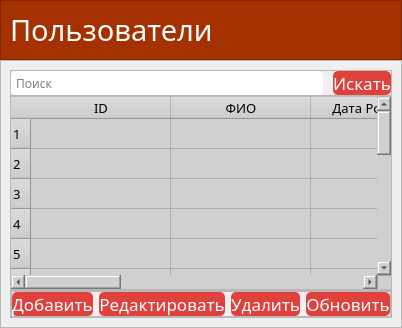
         <widget class="QWidget" name="accounts">
          <property name="font">
           <font>
            <family>Montserrat Medium</family>
           </font>
          </property>
          <layout class="QVBoxLayout" name="verticalLayout_11">
           <property name="spacing">
            <number>0</number>
           </property>
           <property name="leftMargin">
            <number>0</number>
           </property>
           <property name="topMargin">
            <number>0</number>
           </property>
           <property name="rightMargin">
            <number>0</number>
           </property>
           <property name="bottomMargin">
            <number>0</number>
           </property>
           <item>
            <widget class="QFrame" name="title_accounts">
             <property name="maximumSize">
              <size>
               <width>16777215</width>
               <height>100</height>
              </size>
             </property>
             <property name="styleSheet">
              <string notr="true">background-color: rgb(166, 49, 0);</string>
             </property>
             <property name="frameShape">
              <enum>QFrame::StyledPanel</enum>
             </property>
             <property name="frameShadow">
              <enum>QFrame::Raised</enum>
             </property>
             <layout class="QVBoxLayout" name="verticalLayout_12">
              <item>
               <widget class="QLabel" name="title_5">
                <property name="font">
                 <font>
                  <family>Montserrat Medium</family>
                  <pointsize>22</pointsize>
                 </font>
                </property>
                <property name="styleSheet">
                 <string notr="true">color: #ffffff;</string>
                </property>
                <property name="text">
                 <string>Пользователи</string>
                </property>
               </widget>
              </item>
             </layout>
            </widget>
           </item>
           <item>
            <widget class="QFrame" name="window_admin_3">
             <property name="maximumSize">
              <size>
               <width>16777215</width>
               <height>700</height>
              </size>
             </property>
             <property name="frameShape">
              <enum>QFrame::StyledPanel</enum>
             </property>
             <property name="frameShadow">
              <enum>QFrame::Raised</enum>
             </property>
             <layout class="QVBoxLayout" name="verticalLayout_118">
              <property name="spacing">
               <number>0</number>
              </property>
              <item>
               <widget class="QFrame" name="frame_58">
                <property name="maximumSize">
                 <size>
                  <width>16777215</width>
                  <height>60</height>
                 </size>
                </property>
                <property name="frameShape">
                 <enum>QFrame::StyledPanel</enum>
                </property>
                <property name="frameShadow">
                 <enum>QFrame::Raised</enum>
                </property>
                <layout class="QHBoxLayout" name="horizontalLayout_113">
                 <property name="spacing">
                  <number>10</number>
                 </property>
                 <property name="leftMargin">
                  <number>0</number>
                 </property>
                 <property name="topMargin">
                  <number>0</number>
                 </property>
                 <property name="rightMargin">
                  <number>0</number>
                 </property>
                 <property name="bottomMargin">
                  <number>0</number>
                 </property>
                 <item>
                  <widget class="QLineEdit" name="text_search_admin_3">
                   <property name="maximumSize">
                    <size>
                     <width>855</width>
                     <height>40</height>
                    </size>
                   </property>
                   <property name="styleSheet">
                    <string notr="true">color: rgb(0, 0, 0);
background-color: rgb(255, 255, 255);
border-radius: 5px;
font: 57 13pt &quot;Montserrat Medium&quot;;</string>
                   </property>
                   <property name="dragEnabled">
                    <bool>false</bool>
                   </property>
                   <property name="readOnly">
                    <bool>false</bool>
                   </property>
                   <property name="placeholderText">
                    <string> Поиск</string>
                   </property>
                  </widget>
                 </item>
                 <item>
                  <widget class="QPushButton" name="btn_search_admin_3">
                   <property name="maximumSize">
                    <size>
                     <width>210</width>
                     <height>40</height>
                    </size>
                   </property>
                   <property name="font">
                    <font>
                     <family>Montserrat Medium</family>
                     <pointsize>13</pointsize>
                     <weight>7</weight>
                     <italic>false</italic>
                     <bold>false</bold>
                    </font>
                   </property>
                   <property name="styleSheet">
                    <string notr="true">QPushButton{
background-color: rgb(224, 65, 61);
color: #fff;
border-radius: 5px;
	font: 57 13pt &quot;Montserrat Medium&quot;;
}

QPushButton:hover{
background-color: rgb(204, 5, 0);
}</string>
                   </property>
                   <property name="text">
                    <string>Искать</string>
                   </property>
                  </widget>
                 </item>
                </layout>
               </widget>
              </item>
              <item>
               <widget class="QFrame" name="visits_5">
                <property name="maximumSize">
                 <size>
                  <width>16777215</width>
                  <height>550</height>
                 </size>
                </property>
                <property name="font">
                 <font>
                  <family>Montserrat Medium</family>
                 </font>
                </property>
                <property name="frameShape">
                 <enum>QFrame::StyledPanel</enum>
                </property>
                <property name="frameShadow">
                 <enum>QFrame::Raised</enum>
                </property>
                <layout class="QVBoxLayout" name="verticalLayout_119">
                 <property name="spacing">
                  <number>0</number>
                 </property>
                 <property name="leftMargin">
                  <number>0</number>
                 </property>
                 <property name="topMargin">
                  <number>0</number>
                 </property>
                 <property name="rightMargin">
                  <number>0</number>
                 </property>
                 <property name="bottomMargin">
                  <number>0</number>
                 </property>
                 <item>
                  <widget class="QTableWidget" name="table_visits_5">
                   <property name="font">
                    <font>
                     <family>Montserrat Medium</family>
                     <pointsize>10</pointsize>
                     <weight>7</weight>
                     <italic>false</italic>
                     <bold>false</bold>
                    </font>
                   </property>
                   <property name="styleSheet">
                    <string notr="true">background-color: rgb(208, 208, 208); 
color: black;
border: 0;
alternate-background-color: #606060;
selection-background-color: #282828;
font: 57 10pt &quot;Montserrat Medium&quot;;
</string>
                   </property>
                   <property name="sortingEnabled">
                    <bool>true</bool>
                   </property>
                   <property name="rowCount">
                    <number>17</number>
                   </property>
                   <property name="columnCount">
                    <number>7</number>
                   </property>
                   <attribute name="horizontalHeaderCascadingSectionResizes">
                    <bool>false</bool>
                   </attribute>
                   <attribute name="horizontalHeaderDefaultSectionSize">
                    <number>140</number>
                   </attribute>
                   <attribute name="horizontalHeaderShowSortIndicator" stdset="0">
                    <bool>true</bool>
                   </attribute>
                   <attribute name="horizontalHeaderStretchLastSection">
                    <bool>true</bool>
                   </attribute>
                   <attribute name="verticalHeaderCascadingSectionResizes">
                    <bool>false</bool>
                   </attribute>
                   <attribute name="verticalHeaderDefaultSectionSize">
                    <number>30</number>
                   </attribute>
                   <row/>
                   <row/>
                   <row/>
                   <row/>
                   <row/>
                   <row/>
                   <row/>
                   <row/>
                   <row/>
                   <row/>
                   <row/>
                   <row/>
                   <row/>
                   <row/>
                   <row/>
                   <row/>
                   <row/>
                   <column>
                    <property name="text">
                     <string>ID</string>
                    </property>
                   </column>
                   <column>
                    <property name="text">
                     <string>ФИО</string>
                    </property>
                   </column>
                   <column>
                    <property name="text">
                     <string>Дата Рождения</string>
                    </property>
                   </column>
                   <column>
                    <property name="text">
                     <string>Дата Регистрация</string>
                    </property>
                   </column>
                   <column>
                    <property name="text">
                     <string>Логин</string>
                    </property>
                   </column>
                   <column>
                    <property name="text">
                     <string>Телефон</string>
                    </property>
                   </column>
                   <column>
                    <property name="text">
                     <string>Email</string>
                    </property>
                   </column>
                  </widget>
                 </item>
                </layout>
               </widget>
              </item>
              <item>
               <widget class="QFrame" name="frame_59">
                <property name="maximumSize">
                 <size>
                  <width>16777215</width>
                  <height>100</height>
                 </size>
                </property>
                <property name="font">
                 <font>
                  <kerning>false</kerning>
                 </font>
                </property>
                <property name="frameShape">
                 <enum>QFrame::StyledPanel</enum>
                </property>
                <property name="frameShadow">
                 <enum>QFrame::Raised</enum>
                </property>
                <layout class="QHBoxLayout" name="horizontalLayout_114">
                 <property name="spacing">
                  <number>0</number>
                 </property>
                 <property name="leftMargin">
                  <number>0</number>
                 </property>
                 <property name="topMargin">
                  <number>0</number>
                 </property>
                 <property name="rightMargin">
                  <number>0</number>
                 </property>
                 <property name="bottomMargin">
                  <number>0</number>
                 </property>
                 <item>
                  <widget class="QFrame" name="frame_60">
                   <property name="maximumSize">
                    <size>
                     <width>300</width>
                     <height>16777215</height>
                    </size>
                   </property>
                   <property name="frameShape">
                    <enum>QFrame::StyledPanel</enum>
                   </property>
                   <property name="frameShadow">
                    <enum>QFrame::Raised</enum>
                   </property>
                  </widget>
                 </item>
                 <item>
                  <widget class="QFrame" name="frame_61">
                   <property name="maximumSize">
                    <size>
                     <width>800</width>
                     <height>80</height>
                    </size>
                   </property>
                   <property name="frameShape">
                    <enum>QFrame::StyledPanel</enum>
                   </property>
                   <property name="frameShadow">
                    <enum>QFrame::Raised</enum>
                   </property>
                   <layout class="QHBoxLayout" name="horizontalLayout_115">
                    <property name="leftMargin">
                     <number>0</number>
                    </property>
                    <property name="topMargin">
                     <number>0</number>
                    </property>
                    <property name="rightMargin">
                     <number>0</number>
                    </property>
                    <property name="bottomMargin">
                     <number>0</number>
                    </property>
                    <item>
                     <widget class="QPushButton" name="btn_print__admin_3">
                      <property name="maximumSize">
                       <size>
                        <width>210</width>
                        <height>40</height>
                       </size>
                      </property>
                      <property name="font">
                       <font>
                        <family>Montserrat Medium</family>
                        <pointsize>13</pointsize>
                        <weight>7</weight>
                        <italic>false</italic>
                        <bold>false</bold>
                       </font>
                      </property>
                      <property name="styleSheet">
                       <string notr="true">QPushButton{
background-color: rgb(224, 65, 61);
color: #fff;
border-radius: 5px;
font: 57 13pt &quot;Montserrat Medium&quot;;
}

QPushButton:hover{
background-color: rgb(204, 5, 0);
}</string>
                      </property>
                      <property name="text">
                       <string>Добавить</string>
                      </property>
                     </widget>
                    </item>
                    <item>
                     <widget class="QPushButton" name="btn_print__admin_4">
                      <property name="maximumSize">
                       <size>
                        <width>210</width>
                        <height>40</height>
                       </size>
                      </property>
                      <property name="font">
                       <font>
                        <family>Montserrat Medium</family>
                        <pointsize>13</pointsize>
                        <weight>7</weight>
                        <italic>false</italic>
                        <bold>false</bold>
                       </font>
                      </property>
                      <property name="styleSheet">
                       <string notr="true">QPushButton{
background-color: rgb(224, 65, 61);
color: #fff;
border-radius: 5px;
font: 57 13pt &quot;Montserrat Medium&quot;;
}

QPushButton:hover{
background-color: rgb(204, 5, 0);
}</string>
                      </property>
                      <property name="text">
                       <string>Редактировать</string>
                      </property>
                     </widget>
                    </item>
                    <item>
                     <widget class="QPushButton" name="btn_print_visits_7">
                      <property name="maximumSize">
                       <size>
                        <width>210</width>
                        <height>40</height>
                       </size>
                      </property>
                      <property name="font">
                       <font>
                        <family>Montserrat Medium</family>
                        <pointsize>13</pointsize>
                        <weight>7</weight>
                        <italic>false</italic>
                        <bold>false</bold>
                       </font>
                      </property>
                      <property name="styleSheet">
                       <string notr="true">QPushButton{
background-color: rgb(224, 65, 61);
color: #fff;
border-radius: 5px;
font: 57 13pt &quot;Montserrat Medium&quot;;
}

QPushButton:hover{
background-color: rgb(204, 5, 0);
}</string>
                      </property>
                      <property name="text">
                       <string>Удалить</string>
                      </property>
                     </widget>
                    </item>
                    <item>
                     <widget class="QPushButton" name="btn_apdate__admin_3">
                      <property name="maximumSize">
                       <size>
                        <width>210</width>
                        <height>40</height>
                       </size>
                      </property>
                      <property name="font">
                       <font>
                        <family>Montserrat Medium</family>
                        <pointsize>13</pointsize>
                        <weight>7</weight>
                        <italic>false</italic>
                        <bold>false</bold>
                       </font>
                      </property>
                      <property name="styleSheet">
                       <string notr="true">QPushButton{
background-color: rgb(224, 65, 61);
color: #fff;
border-radius: 5px;
font: 57 13pt &quot;Montserrat Medium&quot;;
}

QPushButton:hover{
background-color: rgb(204, 5, 0);
}</string>
                      </property>
                      <property name="text">
                       <string>Обновить</string>
                      </property>
                     </widget>
                    </item>
                   </layout>
                  </widget>
                 </item>
                </layout>
               </widget>
              </item>
             </layout>
            </widget>
           </item>
          </layout>
         </widget>
